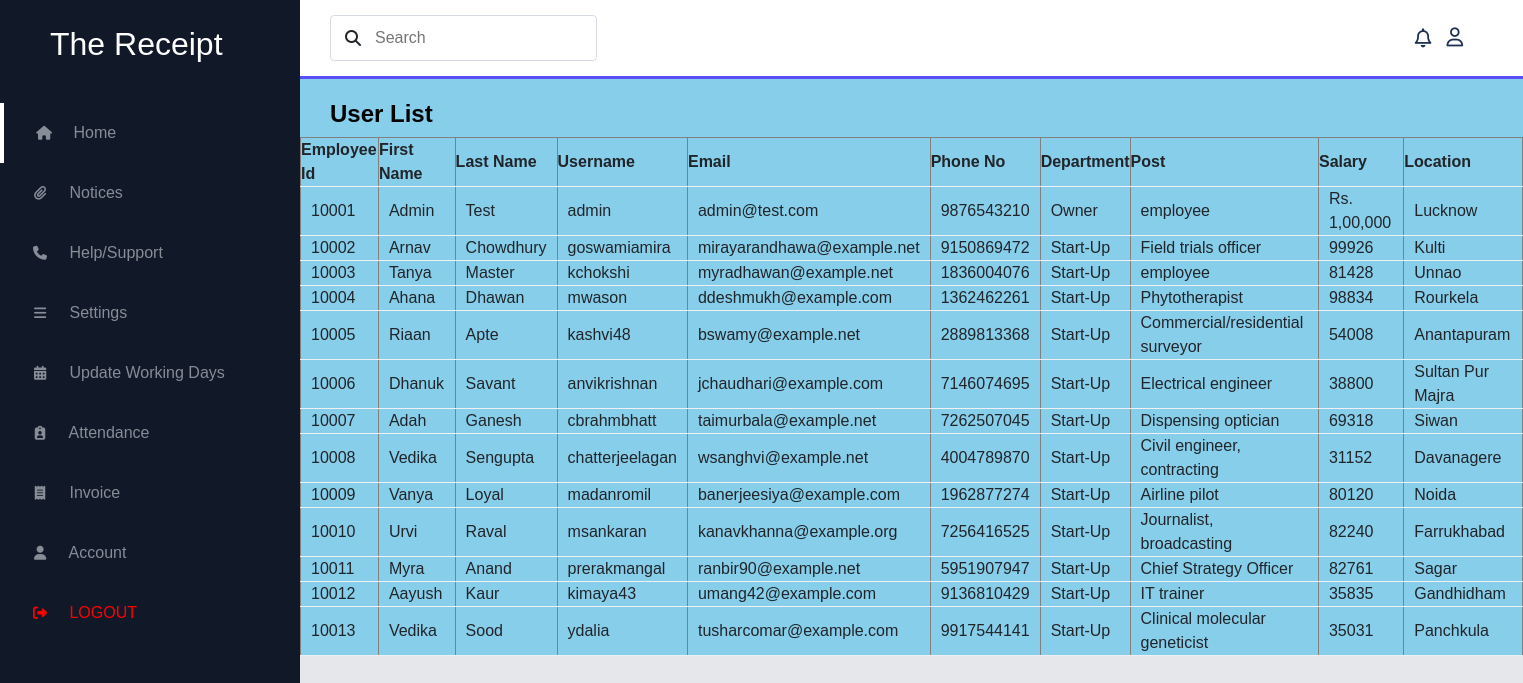
/attendance/view (signed in), run on the app's committed database.
### Invoice_M/models.py (models this page shows, shortened)
class UserRegistration(db.Model, UserMixin):
   Emp_id = db.Column(db.Integer(), primary_key = True )
   First_name = db.Column(db.String(20), unique = False, nullable = False)
   Last_name = db.Column(db.String(20), unique = False, nullable = False)
   Username = db.Column(db.String(20), unique = True, nullable = False)
   Email = db.Column(db.String(120), unique = True, nullable = False)
   Phone_No = db.Column(db.Integer(), unique = True, nullable = False)
   image_file = db.Column(db.String(20), nullable = False, default = 'default.jpg')
   Password = db.Column(db.String(60), nullable = False)
   Department = db.Column(db.String(50), nullable=False)
   Post = db.Column(db.String(120), unique = False, nullable = False)
   Salary = db.Column(db.Integer(), unique=False, nullable=False)
   Location = db.Column(db.String(30), nullable=False)

### Invoice_M/routes.py (the view)
@app.route("/attendance/view", methods=['GET'])
@login_required
def view():
    users = UserRegistration.query.all()
    return render_template("/attendance/view.html", users=users)

### Invoice_M/models.py (called while the page is built)
@login_manager.user_loader
def load_user(user_id):
   return UserRegistration.query.filter_by(Email=user_id).first()

### Invoice_M/templates/attendance/view.html
{% extends "layout.html" %}
{% block content %}
    <h1 class="i-name" style="margin-top: 70px">User List</h1>
    <table border="1" >
        <tr>
            <th>Employee Id</th>
            <th>First Name</th>
            <th>Last Name</th>
            <th>Username</th>
            <th>Email</th>
            <th>Phone No</th>
            <th>Department</th>
            <th>Post</th>
            <th>Salary</th>
            <th>Location</th>
        </tr>
        {% for user in users %}
            <tr>
                <td>{{ user.Emp_id }}</td>
                <td>{{ user.First_name }}</td>
                <td>{{ user.Last_name }}</td>
                <td>{{ user.Username }}</td>
                <td>{{ user.Email }}</td>
                <td>{{ user.Phone_No }}</td>
                <td>{{ user.Department }}</td>
                <td>{{ user.Post }}</td>
                <td>{{ user.Salary }}</td>
                <td>{{ user.Location }}</td>
            </tr>
        {% endfor %}
    </table>
{% endblock content %}

### Invoice_M/static/main.css (style rules this page uses)
* { margin: 0; padding: 0; box-sizing: border-box; font-family: "Poppins", sans-serif; }
body { background: #e5e7eb; width: 100%; position: relative; display: flex; }
.i-name { color: #000; padding: 30px 30px 0 30px; font-size: 24px; font-weight: 700; margin-top: 70px; }
table { border-collapse: collapse; }
tr { border-bottom: 1px solid #eef0f3; }
tbody tr td { padding-left: 10px; padding-right: 10px; }

### data on the page
UserRegistration: Emp_id "10001", First_name "Admin", Last_name "Test", Username "admin", Email "admin@test.com", Phone_No "9876543210", Department "Owner", Post "employee", Salary "Rs. 1,00,000", Location "Lucknow"
UserRegistration: Emp_id "10002", First_name "Arnav", Last_name "Chowdhury", Username "goswamiamira", Email "mirayarandhawa@example.net", Phone_No "9150869472", Department "Start-Up", Post "Field trials officer", Salary "99926", Location "Kulti"
UserRegistration: Emp_id "10003", First_name "Tanya", Last_name "Master", Username "kchokshi", Email "myradhawan@example.net", Phone_No "1836004076", Department "Start-Up", Post "employee", Salary "81428", Location "Unnao"
UserRegistration: Emp_id "10004", First_name "Ahana", Last_name "Dhawan", Username "mwason", Email "ddeshmukh@example.com", Phone_No "1362462261", Department "Start-Up", Post "Phytotherapist", Salary "98834", Location "Rourkela"
UserRegistration: Emp_id "10005", First_name "Riaan", Last_name "Apte", Username "kashvi48", Email "bswamy@example.net", Phone_No "2889813368", Department "Start-Up", Post "Commercial/residential surveyor", Salary "54008", Location "Anantapuram"
UserRegistration: Emp_id "10006", First_name "Dhanuk", Last_name "Savant", Username "anvikrishnan", Email "jchaudhari@example.com", Phone_No "7146074695", Department "Start-Up", Post "Electrical engineer", Salary "38800", Location "Sultan Pur Majra"
UserRegistration: Emp_id "10007", First_name "Adah", Last_name "Ganesh", Username "cbrahmbhatt", Email "taimurbala@example.net", Phone_No "7262507045", Department "Start-Up", Post "Dispensing optician", Salary "69318", Location "Siwan"
UserRegistration: Emp_id "10008", First_name "Vedika", Last_name "Sengupta", Username "chatterjeelagan", Email "wsanghvi@example.net", Phone_No "4004789870", Department "Start-Up", Post "Civil engineer, contracting", Salary "31152", Location "Davanagere"
UserRegistration: Emp_id "10009", First_name "Vanya", Last_name "Loyal", Username "madanromil", Email "banerjeesiya@example.com", Phone_No "1962877274", Department "Start-Up", Post "Airline pilot", Salary "80120", Location "Noida"
UserRegistration: Emp_id "10010", First_name "Urvi", Last_name "Raval", Username "msankaran", Email "kanavkhanna@example.org", Phone_No "7256416525", Department "Start-Up", Post "Journalist, broadcasting", Salary "82240", Location "Farrukhabad"
UserRegistration: Emp_id "10011", First_name "Myra", Last_name "Anand", Username "prerakmangal", Email "ranbir90@example.net", Phone_No "5951907947", Department "Start-Up", Post "Chief Strategy Officer", Salary "82761", Location "Sagar"
UserRegistration: Emp_id "10012", First_name "Aayush", Last_name "Kaur", Username "kimaya43", Email "umang42@example.com", Phone_No "9136810429", Department "Start-Up", Post "IT trainer", Salary "35835", Location "Gandhidham"
UserRegistration: Emp_id "10013", First_name "Vedika", Last_name "Sood", Username "ydalia", Email "tusharcomar@example.com", Phone_No "9917544141", Department "Start-Up", Post "Clinical molecular geneticist", Salary "35031", Location "Panchkula"
